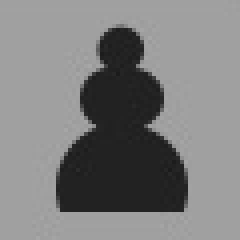
//> input picture HW2/HW2/programs/black_on_black_pawn.png, 60 x 60 px (shown 4 times larger)
$ ./Part_5b   (built with g++ and OpenCV 4)
//> lines starting //> are read from the running program, lines starting //| are printed output that depends on the picture


#include <opencv2/opencv.hpp>
#include "opencv2/imgproc.hpp"
#include <iostream>
#include <stdio.h>
#include <stdlib.h>
#include <fstream>

using namespace cv;
using namespace std;

 Mat black_on_black_pawn;
 Mat black_on_white_pawn;
 Mat white_on_white_pawn;
 Mat white_on_black_pawn;

 Mat black_on_black_bishop;
 Mat black_on_white_bishop;
 Mat white_on_white_bishop;
 Mat white_on_black_bishop;

 Mat black_on_black_knight;
 Mat black_on_white_knight;
 Mat white_on_white_knight;
 Mat white_on_black_knight;

 Mat black_on_black_rook;
 Mat black_on_white_rook;
 Mat white_on_white_rook;
 Mat white_on_black_rook;

 Mat black_on_black_queen;
 Mat black_on_white_queen;
 Mat white_on_white_queen;
 Mat white_on_black_queen;

 Mat black_on_black_king;
 Mat black_on_white_king;
 Mat white_on_white_king;
 Mat white_on_black_king;

 Mat black_square;
 Mat white_square;


Scalar getMSSIM( const Mat& i1, const Mat& i2)
{
    const double C1 = 6.5025, C2 = 58.5225;

    int d     = CV_32F;

    Mat I1, I2;
    i1.convertTo(I1, d);
    i2.convertTo(I2, d);

    Mat I2_2   = I2.mul(I2);
    Mat I1_2   = I1.mul(I1);
    Mat I1_I2  = I1.mul(I2);


    Mat mu1, mu2;
    GaussianBlur(I1, mu1, Size(11, 11), 1.5);
    GaussianBlur(I2, mu2, Size(11, 11), 1.5);

    Mat mu1_2   =   mu1.mul(mu1);
    Mat mu2_2   =   mu2.mul(mu2);
    Mat mu1_mu2 =   mu1.mul(mu2);

    Mat sigma1_2, sigma2_2, sigma12;

    GaussianBlur(I1_2, sigma1_2, Size(11, 11), 1.5);
    sigma1_2 -= mu1_2;

    GaussianBlur(I2_2, sigma2_2, Size(11, 11), 1.5);
    sigma2_2 -= mu2_2;

    GaussianBlur(I1_I2, sigma12, Size(11, 11), 1.5);
    sigma12 -= mu1_mu2;


    Mat t1, t2, t3;

    t1 = 2 * mu1_mu2 + C1;
    t2 = 2 * sigma12 + C2;
    t3 = t1.mul(t2);

    t1 = mu1_2 + mu2_2 + C1;
    t2 = sigma1_2 + sigma2_2 + C2;
    t1 = t1.mul(t2);

    Mat ssim_map;
    divide(t3, t1, ssim_map);

    Scalar mssim = mean( ssim_map );
    return mssim;
}

string detectChessPiece(const Mat &image)

 {  string ans;

    Scalar b_pawn;
    Scalar w_pawn;


    Scalar b_rook;
    Scalar w_rook;

    Scalar b_knight;
    Scalar w_knight;

    Scalar b_bishop;
    Scalar w_bishop;

    Scalar b_queen;
    Scalar w_queen;

    Scalar b_king;
    Scalar w_king;

    Scalar b;
    Scalar w;


    b_pawn=getMSSIM(black_on_black_pawn,image);
    w_pawn=getMSSIM(white_on_white_pawn,image);

    b_rook=getMSSIM(black_on_black_rook,image);
    w_rook=getMSSIM(white_on_white_rook,image);

    b_knight=getMSSIM(black_on_black_knight,image);
    w_knight=getMSSIM(white_on_white_knight,image);

    b_bishop=getMSSIM(black_on_black_bishop,image);
    w_bishop=getMSSIM(white_on_white_bishop,image);

    b_queen=getMSSIM(black_on_black_queen,image);
    w_queen=getMSSIM(white_on_white_queen,image);


    b_king=getMSSIM(black_on_white_king,image);
    w_king=getMSSIM(white_on_black_king,image);

    b=getMSSIM(black_square,image);
    w=getMSSIM(white_square,image);


    if(b_pawn[0]>0.85)
        ans="Black Pawn";
    else if(w_pawn[0]>0.85)
        ans="White Pawn";
    else if(b_rook[0]>0.85)
        ans="Black Rook";
    else if(w_rook[0]>0.85)
        ans="White Rook";
    else if(b_knight[0]>0.85)
        ans="Black Knight";
    else if(w_knight[0]>0.85)
        ans="White Knight";
    else if(b_bishop[0]>0.85)
        ans="Black Bishop";
    else if(w_bishop[0]>0.85)
        ans="White Bishop";
    else if(b_queen[0]>0.85)
        ans="Black Queen";
    else if(w_queen[0]>0.85)
        ans="White Queen";
    else if(b_king[0]>0.85)
        ans="Black King";
    else if(w_king[0]>0.85)
        ans="White King";
    else
        ans="Empty";

    return ans;

 }

void WriteToFile(string imagename, string filename)
{
   Mat unfiltered_img=imread(imagename);
   Mat img;
   medianBlur(unfiltered_img,img,3);

   ofstream myfile;
   myfile.open(filename);

    char number='8';


 for(int i=0; i<img.rows; i+=60)

{  char letter='A';

  for(int j=0; j<img.cols; j+=60)

      {
        string ans;

        Rect roi(j,i,60,60);

        // Mat cmp= image(roi);
        Mat cmp= img(roi);

        ans.push_back(letter);
        ans.push_back(number);
        ans+=" : ";
        ans+=detectChessPiece(cmp);
        ans+="\n";
        myfile<<ans;

        letter++;

     }
        cout<<endl;
        number--;

 }


myfile.close();


}


int main(int argc, char** argv)
{
 // Read the image file
string imagename1= "p5_board_1b_grain.jpg";
string imagename2= "p5_board_2b_grain.jpg";
string imagename3= "p5_board_3b_grain.jpg";

string filename1="5b_ans1.txt";
string filename2="5b_ans2.txt";
string filename3="5b_ans3.txt";


black_on_black_pawn=imread("../../input/black_on_black_pawn.png");
//> black_on_black_pawn is the input picture: 60 rows x 60 cols, CV_8UC3; min 27, max 167, mean 126
black_on_white_pawn=imread("../../input/black_on_white_pawn.png");
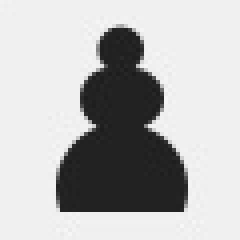
//> input picture HW2/HW2/programs/black_on_white_pawn.png, 60 x 60 px (shown 4 times larger)
//> black_on_white_pawn is the input picture: 60 rows x 60 cols, CV_8UC3; min 28, max 247, mean 184.5
white_on_white_pawn=imread("../../input/white_on_white_pawn.png");
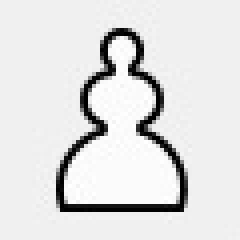
//> input picture HW2/HW2/programs/white_on_white_pawn.png, 60 x 60 px (shown 4 times larger)
//> white_on_white_pawn is the input picture: 60 rows x 60 cols, CV_8UC3; min 0, max 255, mean 223.4
white_on_black_pawn=imread("../../input/white_on_black_pawn.png");
//> white_on_black_pawn.png cannot be read in this run, so this picture is empty

black_on_black_bishop=imread("../../input/black_on_black_bishop.png");
//> black_on_black_bishop.png cannot be read in this run, so this picture is empty
black_on_white_bishop=imread("../../input/black_on_white_bishop.png");
//> black_on_white_bishop.png cannot be read in this run, so this picture is empty
white_on_white_bishop=imread("../../input/white_on_white_bishop.png");
//> white_on_white_bishop.png cannot be read in this run, so this picture is empty
white_on_black_bishop=imread("../../input/white_on_black_bishop.png");
//> white_on_black_bishop.png cannot be read in this run, so this picture is empty

black_on_black_rook=imread("../../input/black_on_black_rook.png");
//> black_on_black_rook.png cannot be read in this run, so this picture is empty
black_on_white_rook=imread("../../input/black_on_white_rook.png");
//> black_on_white_rook.png cannot be read in this run, so this picture is empty
white_on_white_rook=imread("../../input/white_on_white_rook.png");
//> white_on_white_rook.png cannot be read in this run, so this picture is empty
white_on_black_rook=imread("../../input/white_on_black_rook.png");
//> white_on_black_rook.png cannot be read in this run, so this picture is empty

black_on_black_queen=imread("../../input/black_on_black_queen.png");
//> black_on_black_queen.png cannot be read in this run, so this picture is empty
black_on_white_queen=imread("../../input/black_on_white_queen.png");
//> black_on_white_queen.png cannot be read in this run, so this picture is empty
white_on_white_queen=imread("../../input/white_on_white_queen.png");
//> white_on_white_queen.png cannot be read in this run, so this picture is empty
white_on_black_queen=imread("../../input/white_on_black_queen.png");
//> white_on_black_queen.png cannot be read in this run, so this picture is empty

black_on_black_knight=imread("../../input/black_on_black_knight.png");
//> black_on_black_knight.png cannot be read in this run, so this picture is empty
black_on_white_knight=imread("../../input/black_on_white_knight.png");
//> black_on_white_knight.png cannot be read in this run, so this picture is empty
white_on_white_knight=imread("../../input/white_on_white_knight.png");
//> white_on_white_knight.png cannot be read in this run, so this picture is empty
white_on_black_knight=imread("../../input/white_on_black_knight.png");
//> white_on_black_knight.png cannot be read in this run, so this picture is empty

black_on_black_king=imread("../../input/black_on_black_king.png");
//> black_on_black_king.png cannot be read in this run, so this picture is empty
black_on_white_king=imread("../../input/black_on_white_king.png");
//> black_on_white_king.png cannot be read in this run, so this picture is empty
white_on_white_king=imread("../../input/white_on_white_king.png");
//> white_on_white_king.png cannot be read in this run, so this picture is empty
white_on_black_king=imread("../../input/white_on_black_king.png");
//> white_on_black_king.png cannot be read in this run, so this picture is empty

black_square=imread("../../input/black_square.png");
//> black_square.png cannot be read in this run, so this picture is empty
white_square=imread("../../input/white_square.png");
//> white_square.png cannot be read in this run, so this picture is empty

WriteToFile(imagename1,filename1);
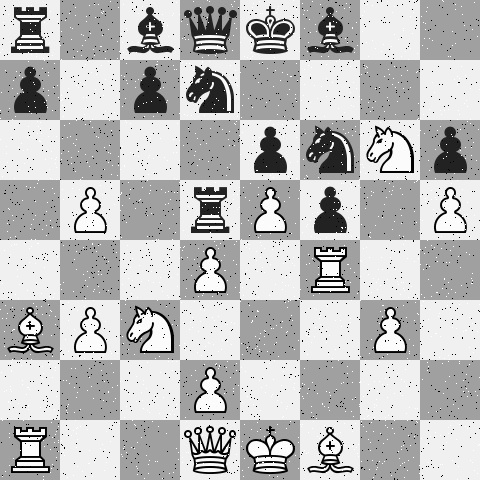
//> input picture HW2/HW2/input/Part_5/p5_board_1b_grain.jpg, 480 x 480 px
//> in WriteToFile, unfiltered_img is the input picture: 480 rows x 480 cols, CV_8UC3; min 0, max 255, mean 186.9
//> in WriteToFile, `medianBlur(unfiltered_img,img,3);`:
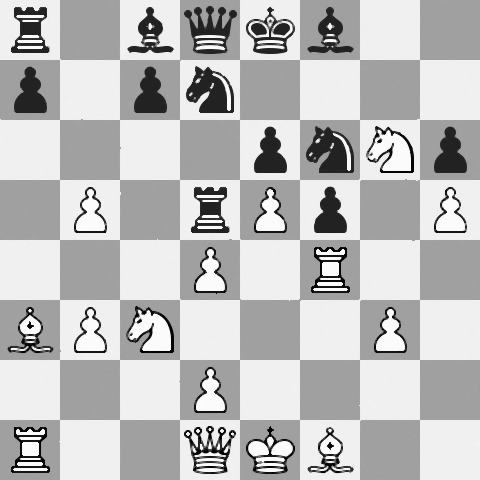
//> img: 480 rows x 480 cols, CV_8UC3; min 0, max 254, mean 188.3
//> (the run ends here: the program stops with an error, at `Mat I1_I2  = I1.mul(I2);`)
